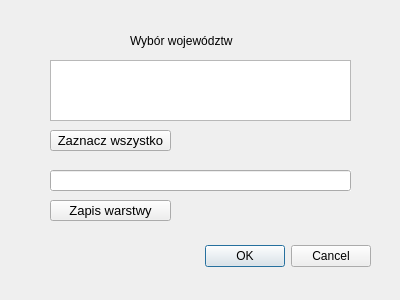
<?xml version="1.0" encoding="UTF-8"?>
<ui version="4.0">
 <class>PogodaDialogBase</class>
 <widget class="QDialog" name="PogodaDialogBase">
  <property name="geometry">
   <rect>
    <x>0</x>
    <y>0</y>
    <width>400</width>
    <height>300</height>
   </rect>
  </property>
  <property name="windowTitle">
   <string>Pogodynka</string>
  </property>
  <widget class="QDialogButtonBox" name="button_box">
   <property name="geometry">
    <rect>
     <x>30</x>
     <y>240</y>
     <width>341</width>
     <height>32</height>
    </rect>
   </property>
   <property name="orientation">
    <enum>Qt::Horizontal</enum>
   </property>
   <property name="standardButtons">
    <set>QDialogButtonBox::Cancel|QDialogButtonBox::Ok</set>
   </property>
  </widget>
  <widget class="QListWidget" name="lista">
   <property name="geometry">
    <rect>
     <x>50</x>
     <y>60</y>
     <width>301</width>
     <height>61</height>
    </rect>
   </property>
   <property name="selectionMode">
    <enum>QAbstractItemView::ExtendedSelection</enum>
   </property>
  </widget>
  <widget class="QPushButton" name="przycisk">
   <property name="geometry">
    <rect>
     <x>50</x>
     <y>130</y>
     <width>121</width>
     <height>21</height>
    </rect>
   </property>
   <property name="font">
    <font>
     <pointsize>10</pointsize>
    </font>
   </property>
   <property name="text">
    <string>Zaznacz wszystko</string>
   </property>
  </widget>
  <widget class="QLineEdit" name="linia">
   <property name="geometry">
    <rect>
     <x>50</x>
     <y>170</y>
     <width>301</width>
     <height>21</height>
    </rect>
   </property>
   <property name="autoFillBackground">
    <bool>true</bool>
   </property>
  </widget>
  <widget class="QPushButton" name="przycisk_2">
   <property name="geometry">
    <rect>
     <x>50</x>
     <y>200</y>
     <width>121</width>
     <height>21</height>
    </rect>
   </property>
   <property name="font">
    <font>
     <pointsize>10</pointsize>
    </font>
   </property>
   <property name="text">
    <string>Zapis warstwy</string>
   </property>
  </widget>
  <widget class="QLabel" name="label">
   <property name="geometry">
    <rect>
     <x>130</x>
     <y>30</y>
     <width>141</width>
     <height>21</height>
    </rect>
   </property>
   <property name="text">
    <string>Wybór województw</string>
   </property>
  </widget>
 </widget>
 <resources/>
 <connections>
  <connection>
   <sender>button_box</sender>
   <signal>accepted()</signal>
   <receiver>PogodaDialogBase</receiver>
   <slot>accept()</slot>
   <hints>
    <hint type="sourcelabel">
     <x>20</x>
     <y>20</y>
    </hint>
    <hint type="destinationlabel">
     <x>20</x>
     <y>20</y>
    </hint>
   </hints>
  </connection>
  <connection>
   <sender>button_box</sender>
   <signal>rejected()</signal>
   <receiver>PogodaDialogBase</receiver>
   <slot>reject()</slot>
   <hints>
    <hint type="sourcelabel">
     <x>20</x>
     <y>20</y>
    </hint>
    <hint type="destinationlabel">
     <x>20</x>
     <y>20</y>
    </hint>
   </hints>
  </connection>
 </connections>
</ui>
